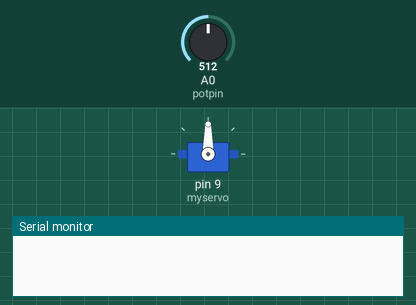
Recording of a sketch running on a simulated Arduino Uno, built with avr-gcc and run on an emulated ATmega328P. On the bench: servo, the last lines printed to the serial monitor. Inputs (shaded band) come from the test bench; at power-on: A0 (potpin) = 512.

Above: at 0.1 s.
At 5.05 s:
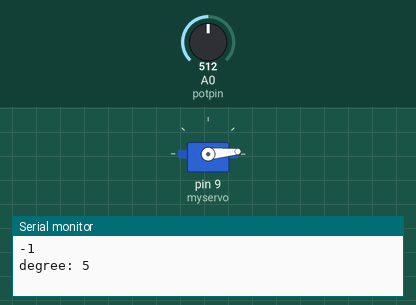
At 7.06 s:
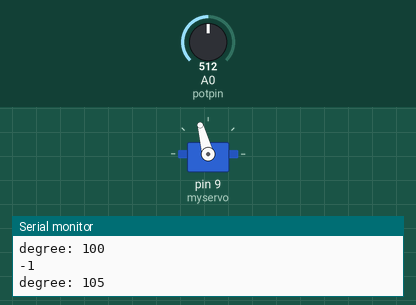
At 8.6 s:
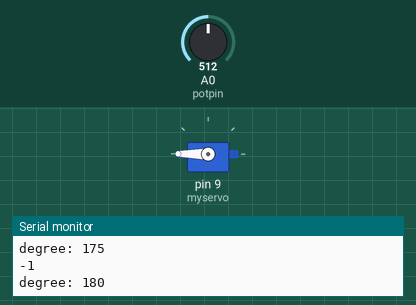
Timing chart, 0 to 10.1 s (numbered marks = the images above):
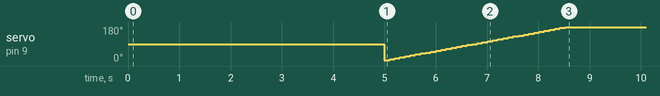

Measured:
- by itself, servo on pin 9 (myservo): 90° → 5° at 5.0 s, → 10° 0.10 s later, → 15° 0.10 s later, → 20° 0.10 s later, … (36 changes in this stretch)

The sketch:

Knob.ino
```cpp
/*
  Controlling a servo position using a potentiometer (variable resistor)
  by Michal Rinott <http://people.interaction-ivrea.it/m.rinott>
  modified on 8 Nov 2013
  by Scott Fitzgerald
  http://www.arduino.cc/en/Tutorial/Knob
*/

#include <Servo.h>

Servo myservo;  // create servo object to control a servo

int potpin = A0;  // analog pin used to connect the potentiometer
int val, last = 0;    // variable to read the value from the analog pin
int direct = 1, degree = 0;
int sensorMin = 1023;        // minimum sensor value
int sensorMax = 0;           // maximum sensor value
int sensorValue = 0;

void setup() {
  Serial.begin(9600);
  myservo.attach(9);  // attaches the servo on pin 9 to the servo object

  while (millis() < 5000) {
    sensorValue = analogRead(potpin);
    // record the maximum sensor value
    if (sensorValue > sensorMax) {
      sensorMax = sensorValue;
    }

    // record the minimum sensor value
    if (sensorValue < sensorMin) {
      sensorMin = sensorValue;
    }
  }
}

void loop() {
  sensorValue = analogRead(potpin);

  // in case the sensor value is outside the range seen during calibration
  sensorValue = constrain(sensorValue, sensorMin, sensorMax);
  // apply the calibration to the sensor reading
  val = map(sensorValue, sensorMin, sensorMax, 0, 180);
  //Serial.println(val);
int val_m,d;
  val_m = (sensorMax - sensorValue);
  d = map(val_m, sensorMin, sensorMax, 0, 180);
  Serial.println(val);
  if(d>10 && d<10)
  degree = 0;
  else if (d > 90)
    degree -= 5;
  else if (d < 90)
    degree += 5;
  else if (d < 50)
    degree += 3;
  else if (d < 20)
    degree += 1;
  else if (d > 130)
    degree -= 3;
  else if (d > 160)
    degree -= 1;
  if (degree < 0)
    degree = 0;
  else if (degree > 180)
    degree = 180;
  Serial.print("degree: ");
  Serial.println(degree);
  myservo.write(degree);                  // sets the servo position according to the scaled value
  delay(100);                           // waits for the servo to get there
}
```
